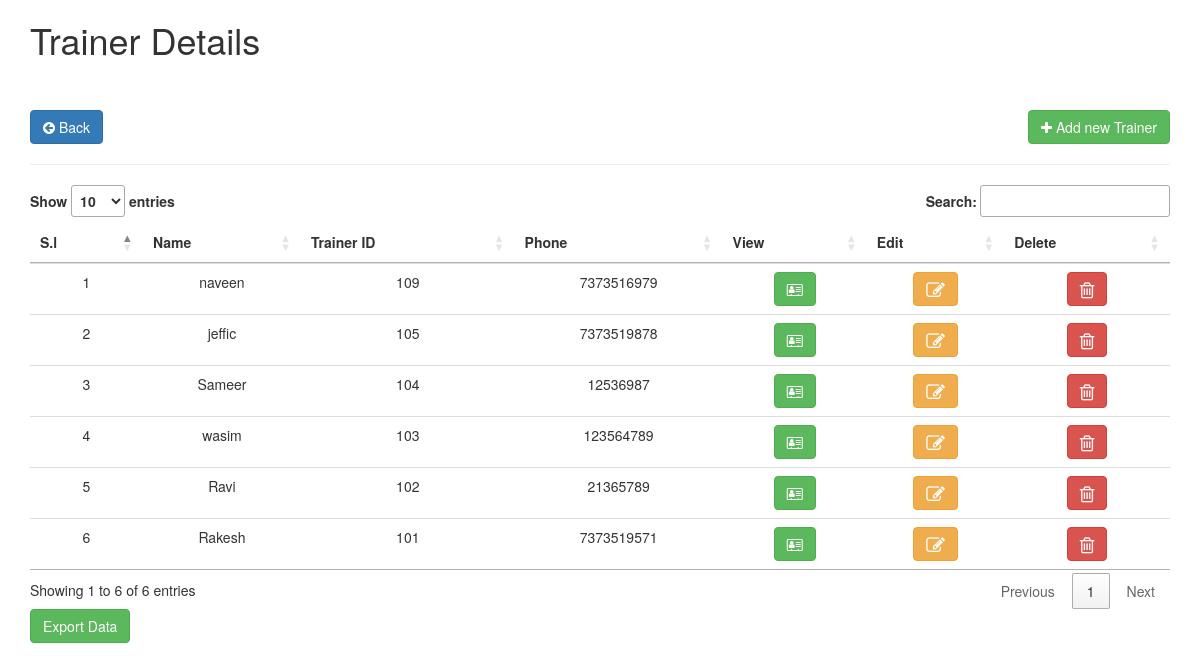
The app's page /trainer/trainer.php with its own data.
### tables this page shows
CREATE TABLE `trainer` (
  `Trainer_id` int(20) NOT NULL,
  `Name` varchar(40) NOT NULL,
  `phone` varchar(100) NOT NULL,
  `email` varchar(100) NOT NULL,
  `dob` date NOT NULL,
  `qua` varchar(100) NOT NULL,
  `image` varchar(100) NOT NULL,
  `cert` varchar(100) NOT NULL,
  `address` varchar(300) NOT NULL,
  `gender` varchar(100) NOT NULL,
  `aadhar` varchar(100) NOT NULL
);

### trainer/trainer.php (the view, shortened to what this page needs)
<?php
include('db.php');
?>
<!DOCTYPE html>
<html>
<head>
    <link rel="stylesheet" href="https://maxcdn.bootstrapcdn.com/bootstrap/3.4.1/css/bootstrap.min.css">
    <link rel="stylesheet" href="https://cdnjs.cloudflare.com/ajax/libs/font-awesome/4.7.0/css/font-awesome.min.css">
    <link rel="stylesheet" href="//cdn.datatables.net/1.10.20/css/jquery.dataTables.min.css">
</head>
<body>
    <div class="container">
    <h1>Trainer Details</h1><br><br>
    <a href="http://localhost/g/admin-panel.php" class="btn btn-primary"><i class="fa fa-arrow-circle-left"></i> Back</a>
    <button class="btn btn-success pull-right" type="button" data-toggle="modal" data-target="#myModal">
  <i class="fa fa-plus"></i> Add new Trainer
  </button>
  <hr>
<table class="table table-hover" id="myTable">
        <thead>
            <tr>
                <th class="text-center" scope="col">S.l</th>
                <th class="text-center" scope="col">Name</th>
                <th class="text-center" scope="col">Trainer ID</th>
                <th class="text-center" scope="col">Phone</th>
                <th class="text-center" scope="col">View</th>
                <th class="text-center" scope="col">Edit</th>
                <th class="text-center" scope="col">Delete</th>
            </tr>
        </thead>
            <?php
            $get_data = "SELECT * FROM trainer order by 1 desc";
            $run_data = mysqli_query($con,$get_data);
            $i = 0;
            while($row = mysqli_fetch_array($run_data))
            {
                $sl = ++$i;
                $u_f_name = $row['Name'];
                $id = $row['Trainer_id'];
                $u_phone = $row['phone'];
                echo "
                <tr>
                <td class='text-center'>$sl</td>
                <td class='text-center'>$u_f_name</td>
                <td class='text-center'>$id</td>
                <td class='text-center'>$u_phone</td>
                <td class='text-center'>
                    <span>
                    <a href='#' class='btn btn-success mr-3 profile' data-toggle='modal' data-target='#view$id' title='Prfile'><i class='fa fa-address-card-o' aria-hidden='true'></i></a>
                    </span>
                </td>
                <td class='text-center'>
                    <span>
                    <a href='#' class='btn btn-warning mr-3 edituser' data-toggle='modal' data-target='#edit$id' title='Edit'><i class='fa fa-pencil-square-o fa-lg'></i></a>
                    </span>
                </td>
                <td class='text-center'>
                    <span>
                        <a href='#' class='btn btn-danger deleteuser' title='Delete'>
                             <i class='fa fa-trash-o fa-lg' data-toggle='modal' data-target='#$id' style='' aria-hidden='true'></i>
                        </a>
                    </span>
                </td>
            </tr>
                ";
            }
            ?>
        </table>
        <form method="post" action="export.php">
     <input type="submit" name="export" class="btn btn-success" value="Export Data" />
    </form>
    </div>
</body>
</html>

### records on screen
trainer: sl "1", Name "naveen", Trainer_id "109", phone "7373516979"
trainer: sl "2", Name "jeffic", Trainer_id "105", phone "7373519878"
trainer: sl "3", Name "Sameer", Trainer_id "104", phone "12536987"
trainer: sl "4", Name "wasim", Trainer_id "103", phone "123564789"
trainer: sl "5", Name "Ravi", Trainer_id "102", phone "21365789"
trainer: sl "6", Name "Rakesh", Trainer_id "101", phone "7373519571"
